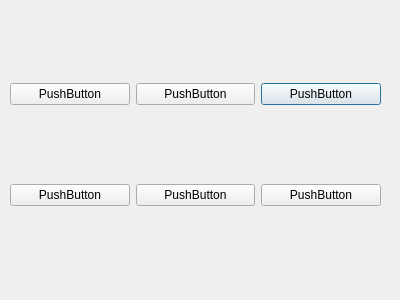
<?xml version="1.0" encoding="UTF-8"?>
<ui version="4.0">
 <class>Dialog</class>
 <widget class="QDialog" name="Dialog">
  <property name="geometry">
   <rect>
    <x>0</x>
    <y>0</y>
    <width>400</width>
    <height>300</height>
   </rect>
  </property>
  <property name="windowTitle">
   <string>Dialog</string>
  </property>
  <widget class="QWidget" name="gridLayoutWidget">
   <property name="geometry">
    <rect>
     <x>10</x>
     <y>10</y>
     <width>371</width>
     <height>271</height>
    </rect>
   </property>
   <layout class="QGridLayout" name="gridLayout">
    <item row="0" column="2">
     <widget class="QPushButton" name="pushButton_4">
      <property name="text">
       <string>PushButton</string>
      </property>
     </widget>
    </item>
    <item row="0" column="1">
     <widget class="QPushButton" name="pushButton_3">
      <property name="text">
       <string>PushButton</string>
      </property>
     </widget>
    </item>
    <item row="1" column="1">
     <widget class="QPushButton" name="pushButton_2">
      <property name="text">
       <string>PushButton</string>
      </property>
     </widget>
    </item>
    <item row="1" column="2">
     <widget class="QPushButton" name="pushButton">
      <property name="text">
       <string>PushButton</string>
      </property>
     </widget>
    </item>
    <item row="0" column="0">
     <widget class="QPushButton" name="pushButton_5">
      <property name="text">
       <string>PushButton</string>
      </property>
     </widget>
    </item>
    <item row="1" column="0">
     <widget class="QPushButton" name="pushButton_6">
      <property name="text">
       <string>PushButton</string>
      </property>
     </widget>
    </item>
   </layout>
  </widget>
 </widget>
 <resources/>
 <connections/>
</ui>
